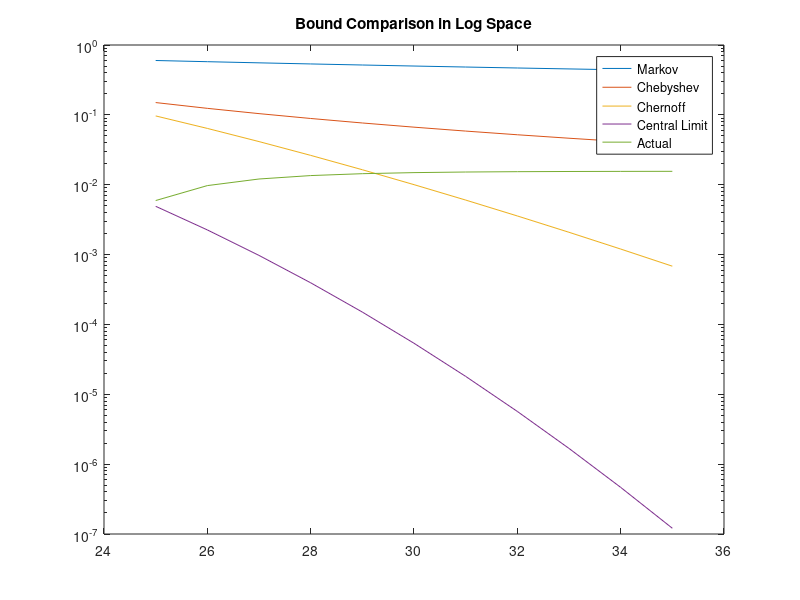
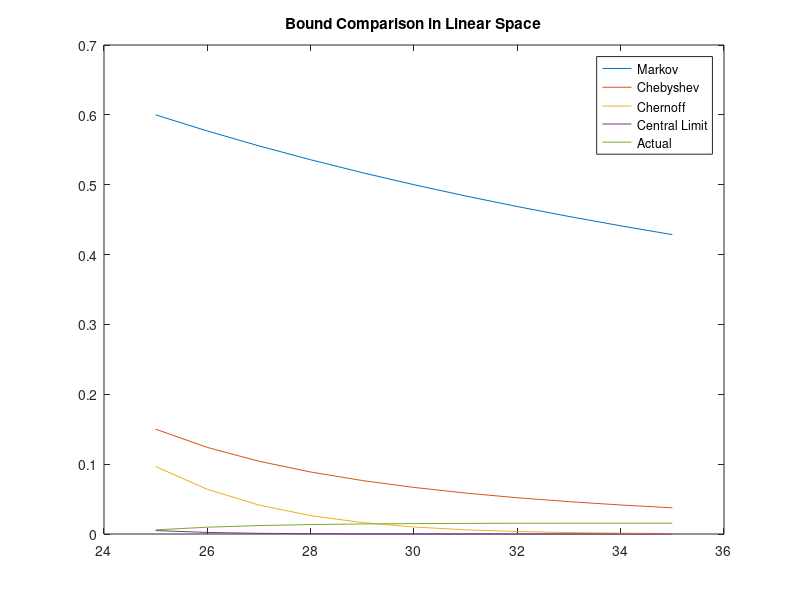

These charts were generated, in order, by the following MATLAB code:
%% Problem 7.27
clear; close all; clc;

%% Setup
n = 15;
y = 25:35;
markov = n./y;
chebys = n./(y-n).^2;
cherno = exp(n-y).*(y./n).^n;
centlim = qfunc((y-n)./sqrt(n));
prob = cumsum(y.^(n-1).*exp(-y)/factorial(n-1));

%% Plot
figure(1)
semilogy(y,markov,y,chebys,y,cherno,y,centlim,y,prob);
legend('Markov', 'Chebyshev', 'Chernoff', 'Central Limit', 'Actual');
title('Bound Comparison in Log Space');

%%
figure(2)
plot(y,markov,y,chebys,y,cherno,y,centlim,y,prob);
legend('Markov', 'Chebyshev', 'Chernoff', 'Central Limit', 'Actual');
title('Bound Comparison in Linear Space');